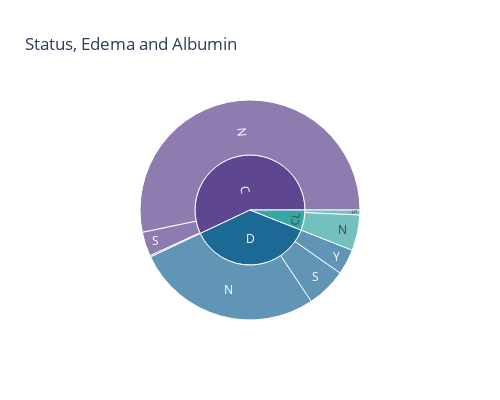

Notebook code cell kept with this figure:
### Markdown cell above
### Status, Edema and Albumin

### Code cell
pe.sunburst(df, path = ["Status","Edema"], values = "Albumin", title = "Status, Edema and Albumin", width = 500, height = 400, color_discrete_sequence = pe.colors.qualitative.Prism)

### Figure 1 — Plotly figure (JSON) as saved in the notebook; plotly's stock layout.template omitted (floating-point values rounded to 4 significant figures)
{"data": [{"branchvalues": "total", "domain": {"x": [0, 1], "y": [0, 1]}, "hovertemplate": "labels=%{label}<br>Albumin=%{value}<br>parent=%{parent}<br>id=%{id}<extra></extra>", "ids": ["C/N", "CL/N", "D/N", "C/S", "CL/S", "D/S", "C/Y", "D/Y", "C", "CL", "D"], "labels": ["N", "N", "N", "S", "S", "S", "Y", "Y", "C", "CL", "D"], "name": "", "parents": ["C", "CL", "D", "C", "CL", "D", "C", "D", "", "", ""], "type": "sunburst", "values": [778.6, 76.73, 400.3, 52.06, 10.46, 85.89, 2.98, 54.83, 833.7, 87.19, 541.0]}], "layout": {"height": 400, "legend": {"tracegroupgap": 0}, "sunburstcolorway": ["rgb(95, 70, 144)", "rgb(29, 105, 150)", "rgb(56, 166, 165)", "rgb(15, 133, 84)", "rgb(115, 175, 72)", "rgb(237, 173, 8)", "rgb(225, 124, 5)", "rgb(204, 80, 62)", "rgb(148, 52, 110)", "rgb(111, 64, 112)", "rgb(102, 102, 102)"], "title": {"text": "Status, Edema and Albumin"}, "width": 500}}
